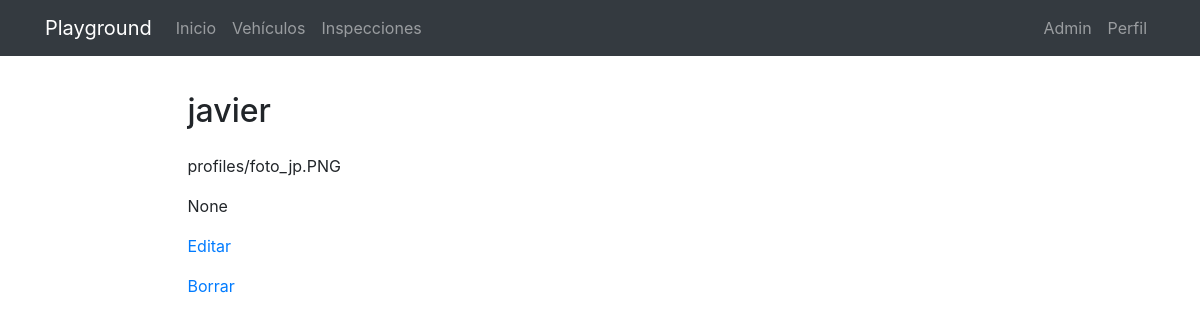
/profiles/1/javier (signed in), run on the app's committed database.
### profiles/models.py (models this page shows)
class Profile(models.Model):
	user = models.OneToOneField(User, on_delete=models.CASCADE)
	avatar = models.ImageField(upload_to='profiles',null=True, blank=True)
	bio = models.CharField(verbose_name='Biografía',null=True,blank=True,max_length=500)
	link = models.URLField(max_length=200, null=True,blank=True)

### profiles/views.py (the view, shortened to what this page needs)
# urls.py: path('<int:pk>/<slug:slug>',ProfileDetailView.as_view(),name='detail_profile'),
@method_decorator(login_required,name='dispatch')
class ProfileDetailView(DetailView):
	model = Profile
	template_name = 'profiles/profile_detail.html'

### profiles/templates/profiles/profile_detail.html (shortened to what this page needs)
{% extends 'core/base.html' %}
{% load static %}
{% block content %}
<main role="main">
  <div class="container">
    <div class="row mt-3">
      <div class="col-md-9 mx-auto">
        <h2 class="section-heading mb-4">{{profile.user}}</h2>
        <div>
          <td>
          <th><p>{{profile.avatar|safe}}</p></th>
          <th><p>{{profile.link|safe}}</p></th>
          </td>
          {% if request.user.is_staff %}
            <p><a href="{% url 'profiles:update_profile' profile.id %}">Editar</a></p>
            <p><a href="{% url 'profiles:delete_profile' profile.id %}">Borrar</a></p>
          {% endif %}
        </div>
      </div>
    </div>
  </div>
</main>
{% endblock %}

### core/static/core/css/main.css (style rules this page uses)
main { padding-top: 20px; }
:root { --jumbotron-padding-y: 3rem; }

### data on the page
Profile: user "javier", avatar "profiles/foto_jp.PNG", link "None"
